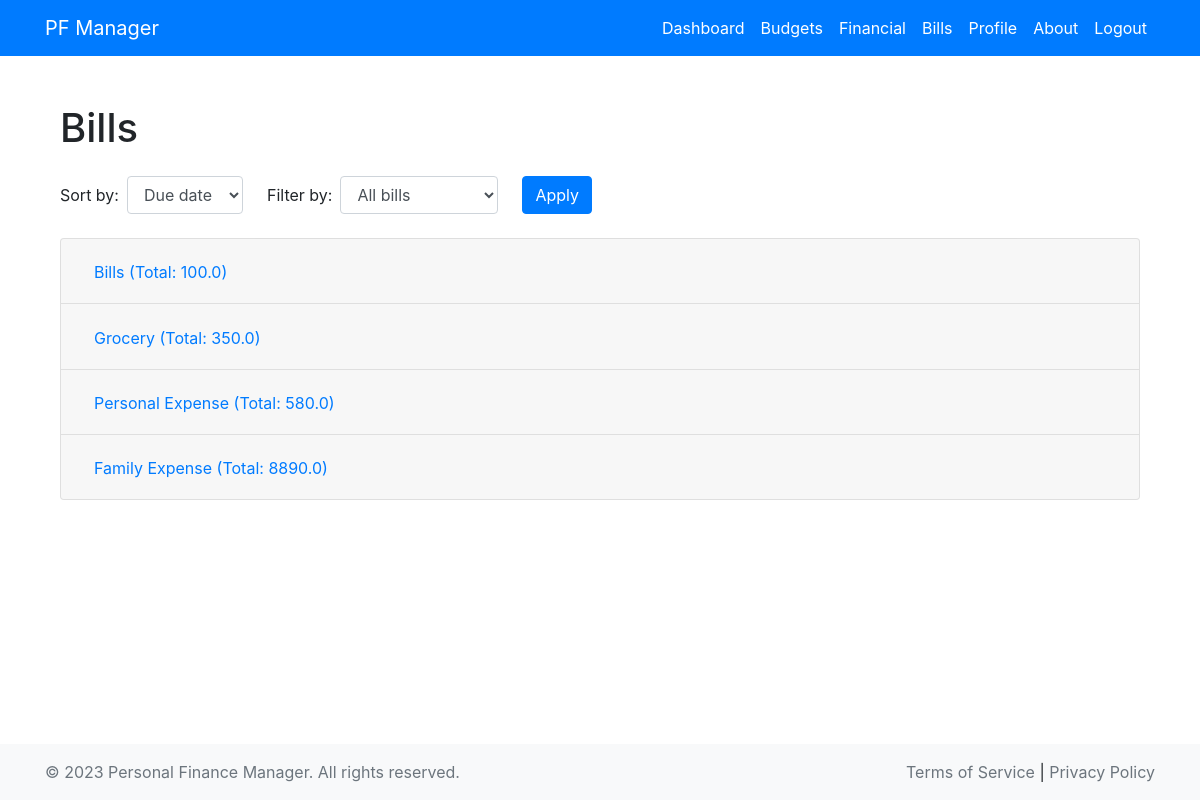
Page /view_bills/ (signed in) on the earlier database version.
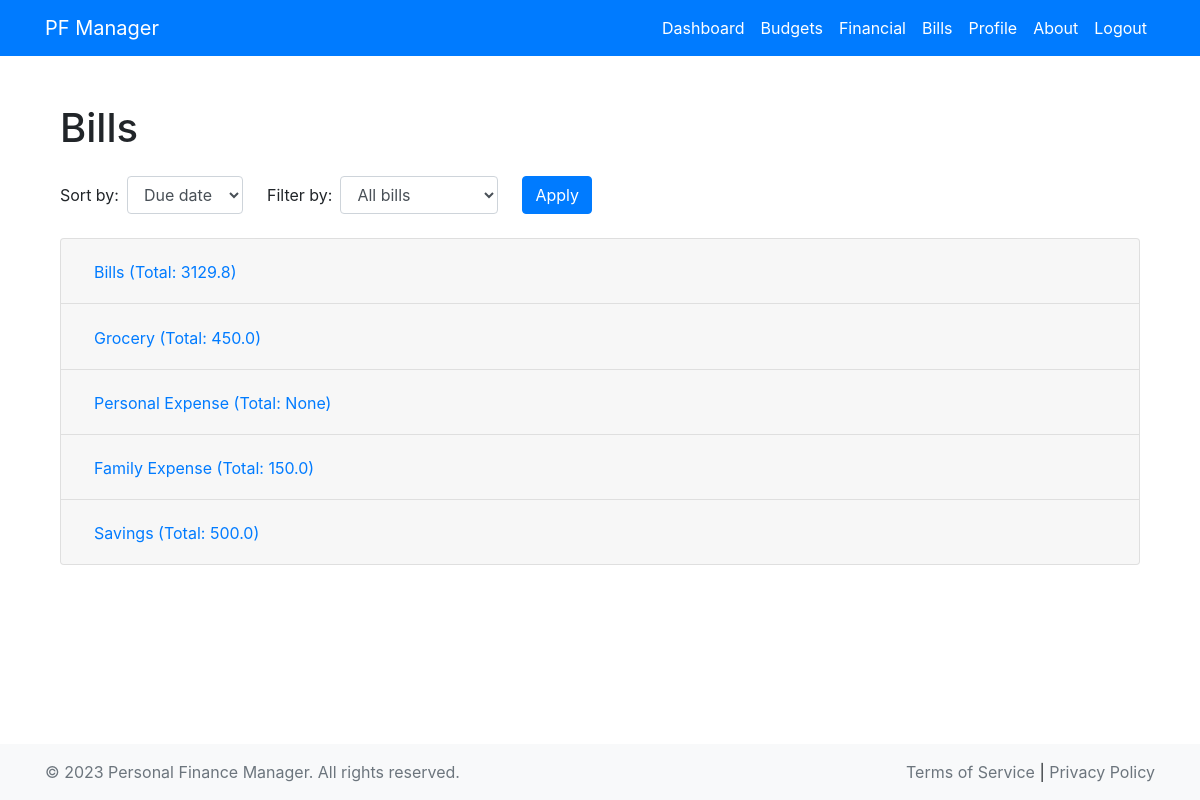
Same page on the later database version.
### money/models.py (models this page shows, shortened)
class Category(models.Model):
    name = models.CharField(max_length=255)

### money/views.py (the view)
# urls.py: path('view_bills/', views.view_bills, name='view_bills'),
def view_bills(request):
    if not request.user.is_authenticated:
        return redirect('login')
    expenses = Expense.objects.filter(user=request.user)
    bills = []
    for expense in expenses:
        next_due_date = expense.date
        today = date.today()
        while next_due_date <= today:
            next_due_date += relativedelta(months=1)
        days_left = (next_due_date - today).days
        bills.append({
            'expense': expense,
            'next_due_date': next_due_date,
            'days_left': days_left
        })
    category_id = request.GET.get('category')
    if category_id:
        bills = [b for b in bills if b['expense'].category.id == int(category_id)]
    status = request.GET.get('status')
    if status == 'overdue':
        bills = [b for b in bills if b['days_left'] < 0]
    elif status == 'upcoming':
        bills = [b for b in bills if 0 <= b['days_left'] <= 30]
    elif status == 'paid':
        bills = [b for b in bills if b['expense'].is_paid]
    sort_by = request.GET.get('sort_by')
    if sort_by == 'due_date':
        bills = sorted(bills, key=lambda x: x['next_due_date'])
    elif sort_by == 'amount':
        bills = sorted(bills, key=lambda x: x['expense'].amount)
    elif sort_by == 'category':
       bills = sorted([b for b in bills if b['expense'].category], key=lambda x: x['expense'].category.name)
    categories = Category.objects.annotate(
        total_amount=Sum(F('expense__amount'), filter=Q(expense__user=request.user), output_field=FloatField()))
    for category in categories:
        if category.total_amount is not None:
            category.total_amount = round(category.total_amount, 2)
    return render(request, 'money/view_bills.html', {'bills': bills, 'categories': categories, 'status': status, 'sort_by': sort_by})

### money/models.py (called while the page is built)
    def __str__(self):
        return self.name

### money/templates/money/view_bills.html (shortened to what this page needs)
{% extends 'money/base.html' %}
{% block content %}
<div class="container">
    <h1 class="my-4">Bills</h1>
    <form class="form-inline mb-4">
        <div class="form-group mr-4">
            <label for="sort-by" class="mr-2">Sort by:</label>
            <select class="form-control" id="sort-by" name="sort_by">
                <option value="due_date">Due date</option>
            </select>
        </div>
        <div class="form-group mr-4">
            <label for="filter-by" class="mr-2">Filter by:</label>
            <select class="form-control" id="filter-by" name="filter_by">
                <option value="all">All bills</option>
            </select>
        </div>
        <button type="submit" class="btn btn-primary">Apply</button>
    </form>
    <div class="accordion" id="billsAccordion">
        {% for category in categories %}
        <div class="card">
            <div class="card-header" id="heading{{ category.id }}">
                <h2 class="mb-0">
                    <button class="btn btn-link text-decoration-none" type="button" data-toggle="collapse" data-target="#collapse{{ category.id }}" aria-expanded="true" aria-controls="collapse{{ category.id }}">
                        {{ category.name }} (Total: {{ category.total_amount }})
                    </button>
                </h2>
            </div>
        </div>
        {% endfor %}
    </div>
</div>
{% endblock %}

Differences in the rows shown:
computed for Category "Bills": total_amount "100.0" → "3129.8"
computed for Category "Grocery": total_amount "350.0" → "450.0"
computed for Category "Personal Expense": total_amount "580.0" → "None"
computed for Category "Family Expense": total_amount "8890.0" → "150.0"
added Category: name "Savings", total_amount "500.0"
